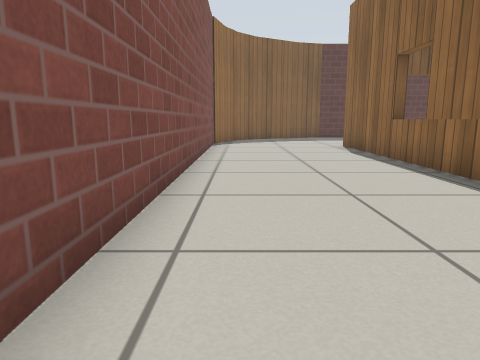
View 1 (above)

16 first-person views from a walk through a world built for the Gazebo simulator. The camera is 0.5 m above the floor, tilts 10° down and sees 70° across. The floor is counted in squares, 0.5 m on a side. Each view is taken from the middle of a square. On the plan, view 1 faces up. The plan holds only what a view shows up to about 13 squares ahead; the rest is blank. Gazebo's built-in surfaces are drawn with simple patterns.

View 2
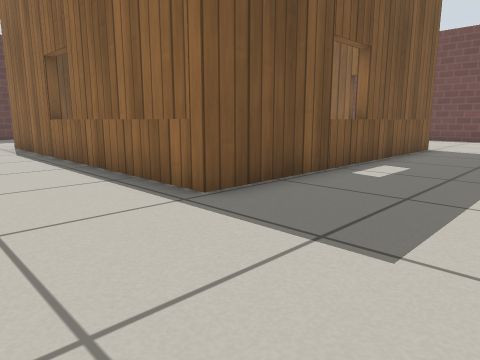

View 3
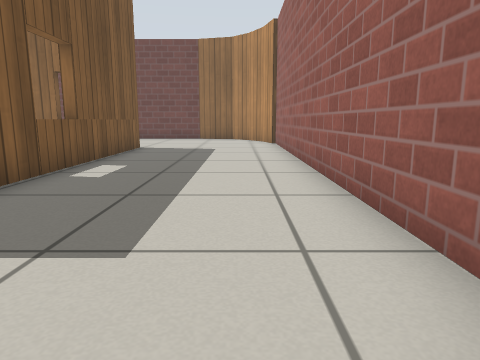

View 4
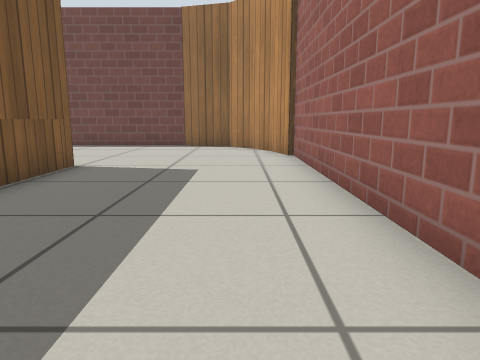

View 5
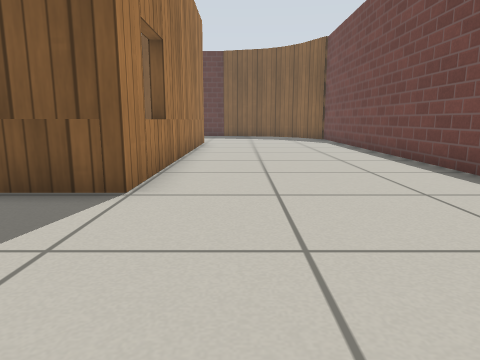

View 6
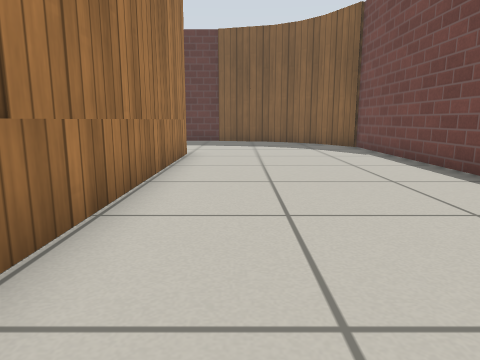

View 7
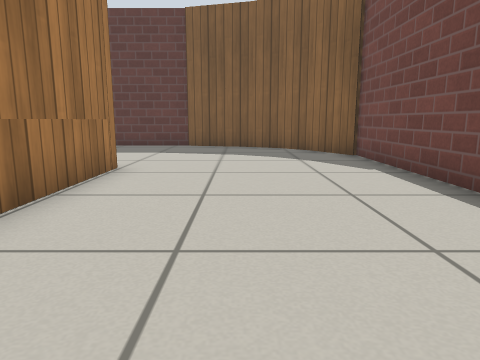

View 8
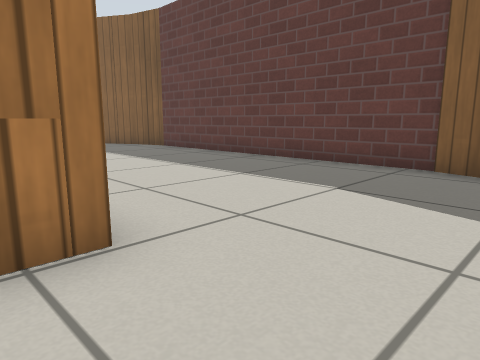

View 9
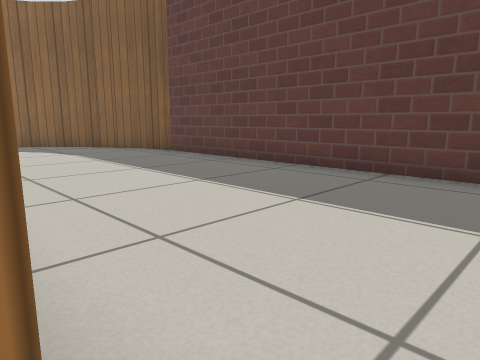

View 10
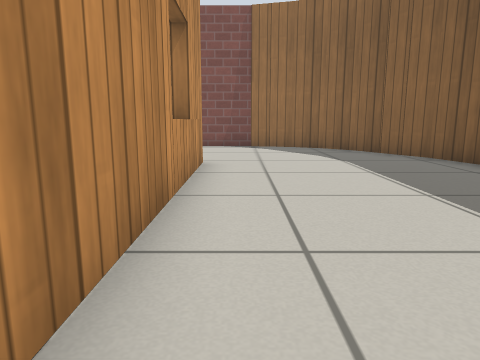

View 11
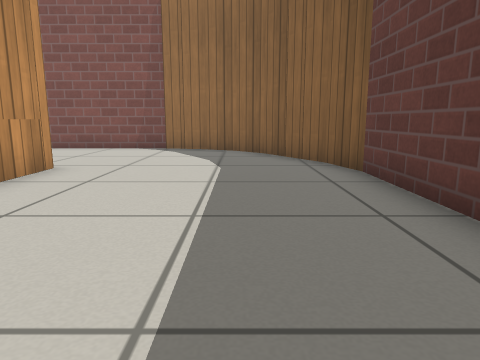

View 12
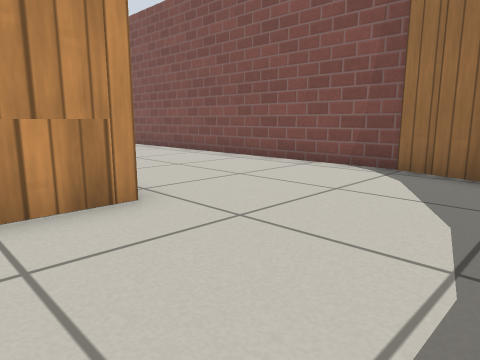

View 13
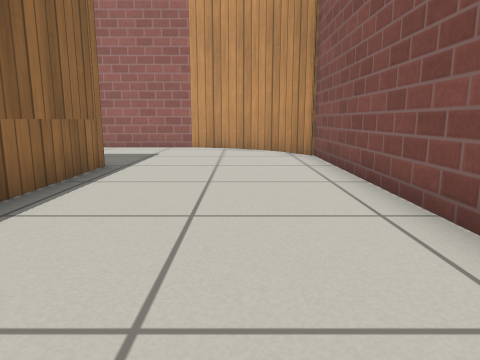

View 14
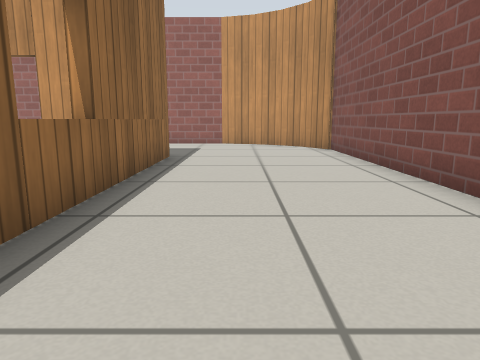

View 15
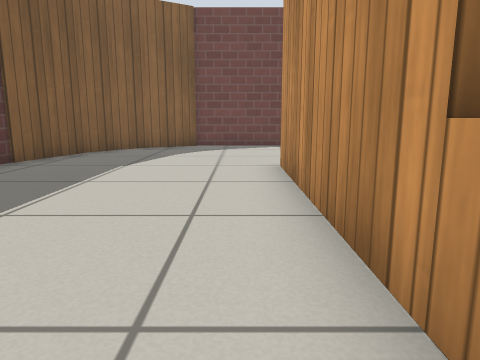

View 16
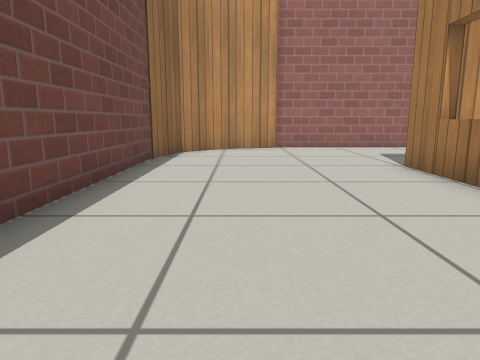

### Floor plan
Points are (right, up) in squares from view 1. A wall is a line through its corners. A room is listed if a view was taken in it or the views show most of it. See-through windows are left out.
Room 1 (views 1, 2, 3, 4, 5, 6, 7, 8, 9, 10, 11, 12, 13, 14, 15, 16)
walls: (13.4, 13.1) (13.4, 2.6) (3.9, 2.6) (3.9, 13.1) (13.4, 13.1); (19.3, 1) (19.3, 15.8); (19.3, 15.6) (18.3, 17.3); (18.3, 17.2) (17.4, 18.1); (17.9, -1.5) (18.8, -0.6) (19.3, 1.2); (16.9, -2.1) (18.1, -1.4); (15.7, -2.4) (17, -2); (17.6, 18) (16.4, 18.7); (16.5, 18.6) (13.9, 19.3); (14.1, 19.4) (4.4, 19.4); (4.5, 19.4) (3, 19); (2.6, -2.5) (15.7, -2.5); (3.1, 19.1) (0.7, 17.7); (1.4, -2.2) (2.8, -2.5); (0.8, 17.7) (-0.1, 16.9); (-1.1, 14.5) (-1.1, 0.2); (0.5, -1.6) (1.5, -2.2); (-0.6, 15.9) (-1, 14.4); (0, 17) (-0.7, 15.8); (-1, 0.4) (-0.3, -0.8); (-0.4, -0.8) (0.5, -1.7)

Where each view was taken, in squares from view 1:
view 1: 0 up, 0 right, facing up
view 2: 1 down, 1 right, facing up-right
view 3: 1 down, 1 right, facing right
view 4: 1 down, 6 right, facing right
view 5: 2 down, 15 right, facing up
view 6: 3 up, 15 right, facing up
view 7: 6 up, 16 right, facing up
view 8: 12 up, 16 right, facing up-left
view 9: 13 up, 14 right, facing up-left
view 10: 14 up, 12 right, facing left
view 11: 17 up, 11 right, facing left
view 12: 17 up, 6 right, facing down-left
view 13: 10 up, 1 right, facing down
view 14: 12 up, 2 right, facing down
view 15: 14 up, 6 right, facing right
view 16: 10 up, 17 right, facing down
